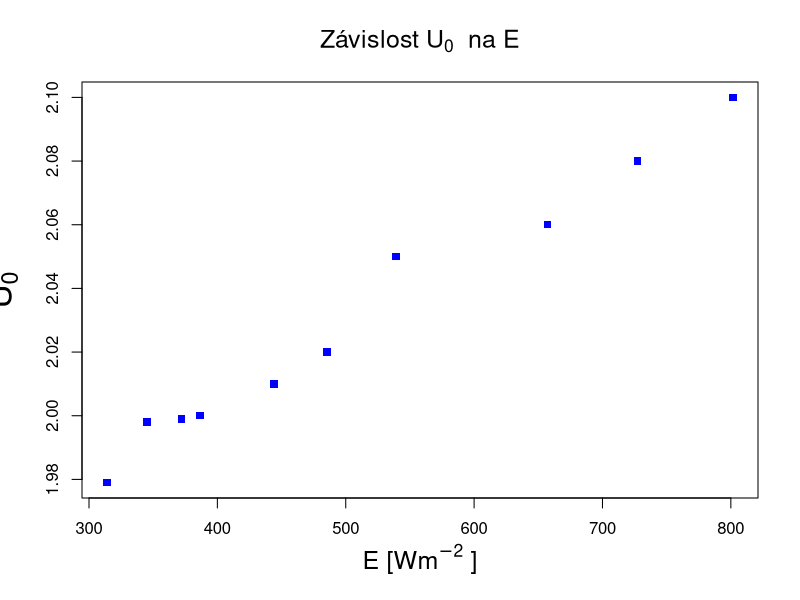
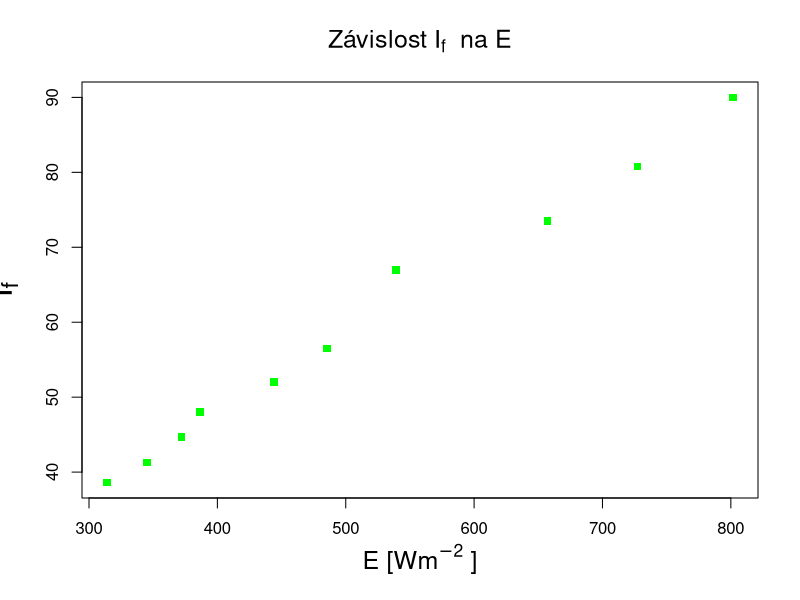

These charts were generated, in order, by the following R code:
data       <- read.csv("intenzita.csv", header=T)

U          <- data[["U"]]
citlivost  <- 48.4e-3
E          <- U / citlivost

# print Es'
cat(E, sep="\n")


# plot 1
postscript(file="graf1.eps", encoding="CP1250")
plot(x=E, y=data[["U_0"]], col="blue", lty=1, pch=15, xlab="", ylab="")
title(main=expression("Závislost U"[0]~" na E"), cex.main=1.5)
title(xlab=expression("E [Wm"^-2~"]", cex.lab=2), cex.lab=1.5) 
title(ylab=expression("U"[0]), cex.lab=2)
dev.off()

postscript(file="graf2.eps", encoding="CP1250")
plot(x=E, y=data[["I_f"]], xlab="", ylab="", col="green", lty=1, pch=15)
title(main=expression("Závislost I"[f]~" na E"), cex.main=1.5)
title(xlab=expression("E [Wm"^-2~"]", cex.lab=2), cex.lab=1.5) 
title(ylab=expression("I"[f]), cex.lab=2)
dev.off()

print(lm(data[["I_f"]] ~ E - 1))
